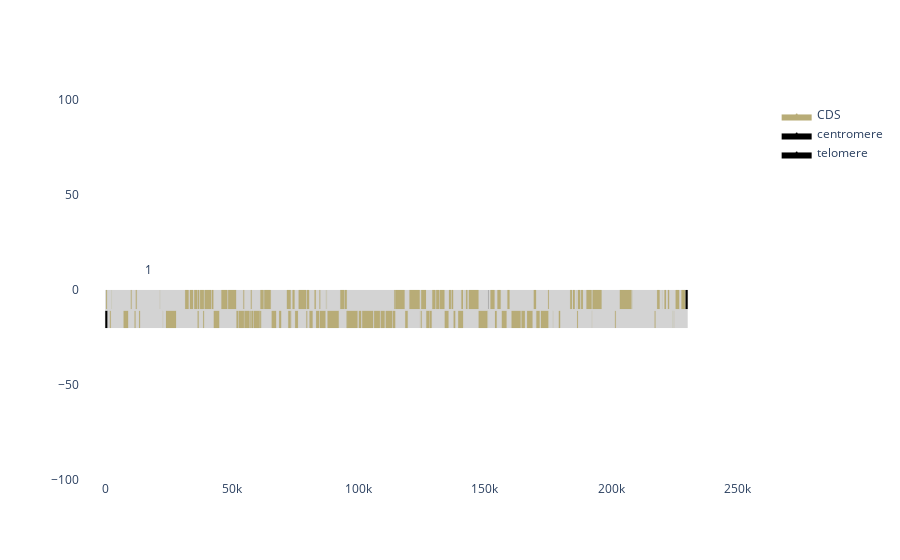

The notebook cell this image was saved under:
### Markdown cell above
## Chromosome 1 exemple

### Code cell
#Get data
chrom_1_sense = getChromInfo('../SCERE.db', "1", 
                             """Primary_SGDID, Start_coordinate, Stop_coordinate, Feature_type, Feature_name, Description""")[0]

chrom_1_antisense = getChromInfo('../SCERE.db', "1", 
                                 """Primary_SGDID, Start_coordinate, Stop_coordinate, Feature_type, Feature_name, Description""")[1]

display(chrom_1_sense.head())

#Figure's Layout
layout = go.Layout(plot_bgcolor='white')
fig = go.Figure(layout = layout)
fig.update_layout(xaxis_showgrid=False, yaxis_showgrid=False)
fig.update_xaxes(range=[-10000, 260000])
fig.update_yaxes(range=[-100, 100])

#Add chromosome
AddChromosome(fig, 0, 230218, 0, -20, 'lightgrey', '1')

# Add locus
chrom_1_sense.apply(AddLocus, axis = 1, args =(fig,
                                         0,
                                         -10,
                                         ["Feature_type","Feature_type","Feature_type"],
                                         ["CDS","centromere","telomere"],
                                         ['#B8AC77','black',"black"]))

chrom_1_antisense.apply(AddLocus, axis = 1, args =(fig,
                                            -11,
                                            -20,
                                            ["Feature_type","Feature_type","Feature_type"],
                                            ["CDS","centromere","telomere"],
                                            ['#B8AC77','black',"black"]))

# Add legend
AddLegend(fig,
          ["CDS","centromere","telomere"],
          ['#B8AC77','black',"black"])

fig.show()
